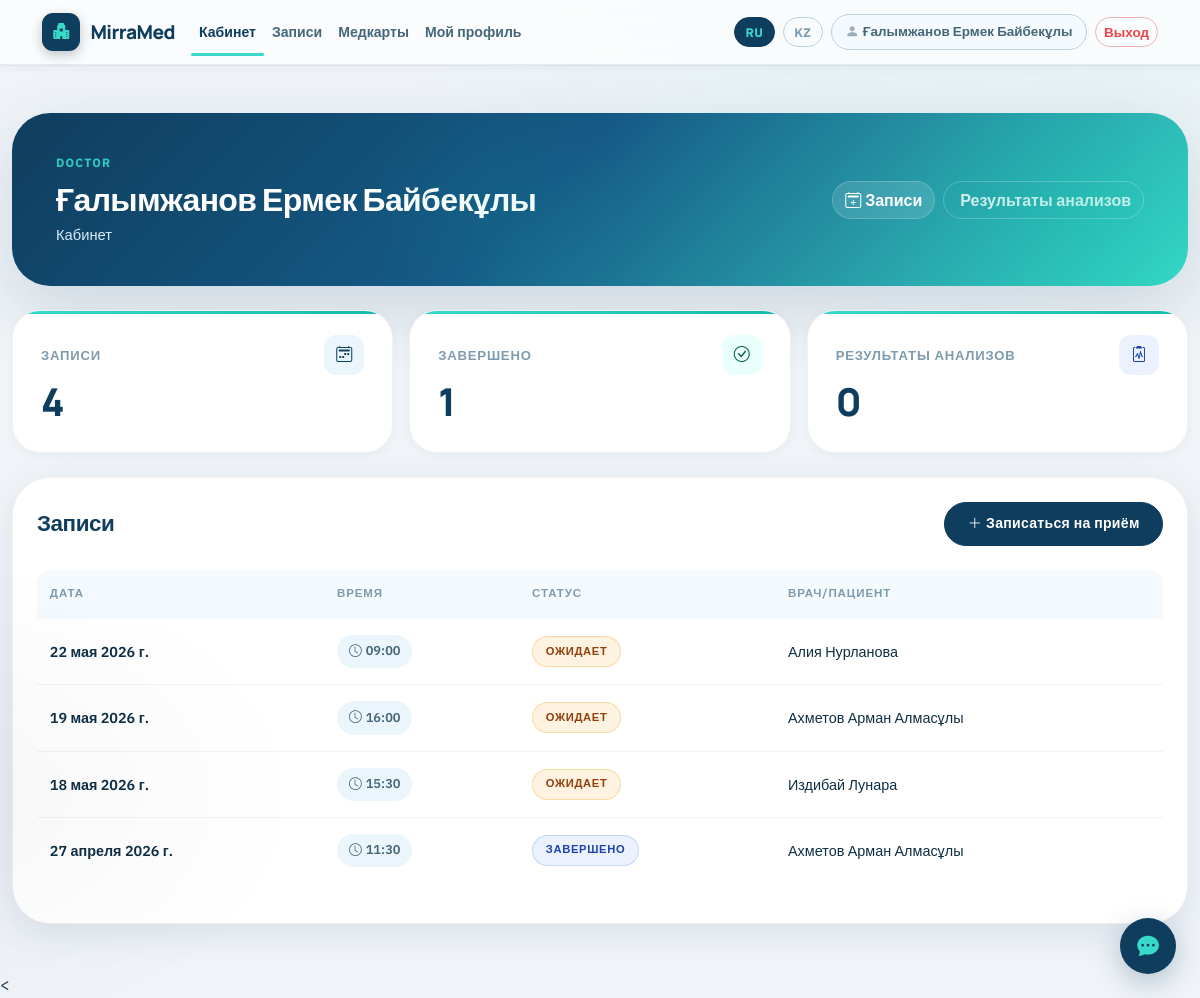
The app's page /dashboard/ (signed in) with its own data.
### core/models.py (models this page shows, shortened)
class User(AbstractUser):
    class Role(models.TextChoices):
        ADMIN = 'admin', 'Admin'
        DOCTOR = 'doctor', 'Doctor'
        PATIENT = 'patient', 'Patient'
    username = models.CharField(max_length=150, unique=True)
    email = models.EmailField(unique=True)
    full_name = models.CharField(max_length=255)
    role = models.CharField(max_length=20, choices=Role.choices, default=Role.PATIENT)
    must_complete_profile = models.BooleanField(default=True)
    USERNAME_FIELD = 'email'
    REQUIRED_FIELDS = []
    objects = UserManager()

class Appointment(models.Model):
    class Status(models.TextChoices):
        PENDING = 'pending', 'Pending'
        APPROVED = 'approved', 'Approved'
        REJECTED = 'rejected', 'Rejected'
        COMPLETED = 'completed', 'Completed'
        CANCELLED = 'cancelled', 'Cancelled'
        NO_SHOW = 'no_show', 'No show'
    patient = models.ForeignKey(Patient, on_delete=models.CASCADE, related_name='appointments')
    doctor = models.ForeignKey(Doctor, on_delete=models.CASCADE, related_name='appointments')
    date = models.DateField()
    slot = models.TimeField()
    status = models.CharField(max_length=20, choices=Status.choices, default=Status.PENDING)
    fee = models.DecimalField(max_digits=10, decimal_places=2, default=0)
    created_at = models.DateTimeField(auto_now_add=True)
    approved_at = models.DateTimeField(null=True, blank=True)
    class Meta:
        ordering = ['-date', 'slot']
        constraints = [
            models.UniqueConstraint(fields=['doctor', 'date', 'slot'], name='unique_doctor_slot')
        ]

class Patient(models.Model):
    GENDER_CHOICES = [('male', 'Male'), ('female', 'Female')]
    user = models.OneToOneField(settings.AUTH_USER_MODEL, on_delete=models.CASCADE, related_name='patient_profile')
    birth_date = models.DateField(null=True, blank=True)
    gender = models.CharField(max_length=10, choices=GENDER_CHOICES, blank=True)
    phone = models.CharField(max_length=30, blank=True, validators=[phone_validator])
    address = models.CharField(max_length=255, blank=True)

### core/views.py (the view, shortened to what this page needs)
# urls.py: path('dashboard/', views.dashboard, name='dashboard'),
@login_required
def dashboard(request):
    if request.user.must_complete_profile and request.user.role != User.Role.ADMIN:
        return redirect('complete_profile')
    if request.user.role == User.Role.ADMIN:
        return redirect('admin_panel')
    appointments = Appointment.objects.none()
    extra = {}
    if request.user.role == User.Role.DOCTOR and hasattr(request.user, 'doctor_profile'):
        doctor = request.user.doctor_profile
        appointments = Appointment.objects.filter(doctor=doctor).select_related('patient__user')[:8]
        extra['lab_results_count'] = LabResult.objects.filter(created_by=request.user).count()
        extra['completed_count'] = Appointment.objects.filter(doctor=doctor, status=Appointment.Status.COMPLETED).count()
    return render(request, 'dashboard.html', {'appointments': appointments, **extra})

### core/context_processors.py (called while the page is built)
def ui_context(request):
    lang = getattr(request, 'site_lang', 'ru')
    return {
        'site_lang': lang,
        'T': TRANSLATIONS.get(lang, TRANSLATIONS['ru']),
    }

### core/templatetags/core_tags.py (called while the page is built)
@register.filter
def status_label(status, lang='ru'):
    return STATUS_LABELS.get(lang, STATUS_LABELS['ru']).get(status, str(status).upper())

@register.filter
def status_class(status):
    return STATUS_CLASSES.get(status, 'status-pending')

### templates/dashboard.html (shortened to what this page needs)
{% extends 'base.html' %}
{% load core_tags %}
{% block content %}
<div class="hero-card mb-4">
  <div class="d-flex flex-column flex-lg-row justify-content-between gap-3 align-items-lg-center">
    <div>
      <div style="font-size:.75rem;font-weight:700;color:var(--aqua);text-transform:uppercase;letter-spacing:.1em;margin-bottom:.5rem;opacity:.9;">
        {{ request.user.role|upper }}
      </div>
      <h1 class="mb-1">{{ request.user.full_name }}</h1>
      <div style="color:var(--platinum);font-size:.92rem;">{{ T.dashboard }}</div>
    </div>
    <div class="d-flex gap-2 flex-wrap">
      <a class="btn btn-light" href="{% url 'appointments' %}">
        <i class="bi bi-calendar2-plus me-1"></i>{{ T.appointments }}
      </a>
      <a class="btn btn-outline-light" href="{% url 'lab_results' %}">
        {{ T.lab_results }}
      </a>
    </div>
  </div>
</div>
<div class="row g-3 mb-4">
  <div class="col-md-4">
    <div class="stat-card">
      <div class="d-flex align-items-center justify-content-between mb-2">
        <div class="stat-label">{{ T.appointments }}</div>
        <div style="width:40px;height:40px;border-radius:12px;background:var(--navy-mist);display:flex;align-items:center;justify-content:center;color:var(--navy);">
          <i class="bi bi-calendar2-week"></i>
        </div>
      </div>
      <div class="stat-number">{{ appointments|length }}</div>
    </div>
  </div>
  <div class="col-md-4">
    <div class="stat-card">
      <div class="d-flex align-items-center justify-content-between mb-2">
        <div class="stat-label">{{ T.completed }}</div>
        <div style="width:40px;height:40px;border-radius:12px;background:var(--aqua-pale);display:flex;align-items:center;justify-content:center;color:#065F46;">
          <i class="bi bi-check-circle"></i>
        </div>
      </div>
      <div class="stat-number">{{ completed_count|default:0 }}</div>
    </div>
  </div>
  <div class="col-md-4">
    <div class="stat-card">
      <div class="d-flex align-items-center justify-content-between mb-2">
        <div class="stat-label">{{ T.lab_results }}</div>
        <div style="width:40px;height:40px;border-radius:12px;background:rgba(59,130,246,.1);display:flex;align-items:center;justify-content:center;color:#1E40AF;">
          <i class="bi bi-clipboard2-pulse"></i>
        </div>
      </div>
      <div class="stat-number">{{ lab_results_count|default:0 }}</div>
    </div>
  </div>
</div>
<div class="app-card p-4">
  <div class="d-flex justify-content-between align-items-center mb-4">
    <h2 class="section-title mb-0">{{ T.appointments }}</h2>
    <a href="{% url 'appointments' %}" class="btn btn-success btn-sm">
      <i class="bi bi-plus-lg me-1"></i>{{ T.book_appointment }}
    </a>
  </div>
  <div class="table-responsive">
    <table class="table align-middle">
      <thead>
        <tr>
          <th>{{ T.date }}</th>
          <th>{{ T.slot }}</th>
          <th>{{ T.status }}</th>
          <th>{{ T.doctor }}/{{ T.patient }}</th>
        </tr>
      </thead>
      <tbody>
        {% for a in appointments %}
          <tr>
            <td><span style="font-weight:600;">{{ a.date }}</span></td>
            <td><span class="badge-soft"><i class="bi bi-clock me-1"></i>{{ a.slot|time:'H:i' }}</span></td>
            <td><span class="status-pill {{ a.status|status_class }}">{{ a.status|status_label:site_lang }}</span></td>
            <td style="font-weight:500;">
              {% if request.user.role == 'patient' %}{{ a.doctor.user.full_name }}
              {% else %}{{ a.patient.user.full_name }}{% endif %}
            </td>
          </tr>
        {% endfor %}
      </tbody>
    </table>
  </div>
</div>
{% endblock %}

### templates/base.html (shortened to what this page needs)
{% load core_tags %}
<!doctype html>
<html lang="{{ site_lang }}">
<head>
  <link href="https://cdn.jsdelivr.net/npm/bootstrap@5.3.3/dist/css/bootstrap.min.css" rel="stylesheet">
  <link href="https://cdn.jsdelivr.net/npm/bootstrap-icons@1.11.3/font/bootstrap-icons.css" rel="stylesheet">
  <link href="/static/css/styles.css?v=999" rel="stylesheet">
</head>
<body>
<nav class="app-navbar navbar navbar-expand-lg">
  <div class="container">
    <a class="navbar-brand" href="/">
      <span class="brand-mark"><i class="bi bi-hospital-fill"></i></span>
      <span>{{ T.site_name }}</span>
    </a>
    <div class="collapse navbar-collapse" id="mainNav">
      <ul class="navbar-nav me-auto mb-3 mb-lg-0 nav-pill-list">
        {% if request.user.is_authenticated %}
        <li class="nav-item">
          <a class="nav-link {% if request.path == '/dashboard/' %}active-nav{% endif %}"
            href="{% url 'dashboard' %}">
            {{ T.dashboard }}
          </a>
        </li>
        <li class="nav-item">
          <a class="nav-link {% if request.path == '/appointments/' %}active-nav{% endif %}"
            href="{% url 'appointments' %}">
            {{ T.appointments }}
          </a>
        </li>
        <li class="nav-item">
          <a class="nav-link {% if request.path == '/medical-records/' %}active-nav{% endif %}"
            href="{% url 'medical_records' %}">
            {{ T.medical_records }}
          </a>
        </li>
        {% if request.user.role != 'admin' %}
        <li class="nav-item">
          <a class="nav-link {% if request.path == '/my-profile/' %}active-nav{% endif %}"
            href="{% url 'my_profile' %}">
            {{ T.my_profile }}
          </a>
        </li>
        {% endif %}
        {% endif %}
        </ul>
      <div class="d-flex align-items-center gap-2 flex-wrap">
        <a class="btn btn-language {% if site_lang == 'ru' %}active{% endif %}" href="{% url 'switch_language' 'ru' %}?next={{ request.path }}">RU</a>
        <a class="btn btn-language {% if site_lang == 'kz' %}active{% endif %}" href="{% url 'switch_language' 'kz' %}?next={{ request.path }}">KZ</a>
        {% if request.user.is_authenticated %}
          <span class="user-chip"><i class="bi bi-person-fill me-1 opacity-50"></i>{{ request.user.full_name|default:request.user.email }}</span>
          <form method="post" action="{% url 'logout' %}" class="d-inline m-0">
            <button class="btn btn-outline-danger btn-sm">{{ T.logout }}</button>
          </form>
        {% else %}
          <a class="btn btn-success btn-sm" href="{% url 'login' %}">{{ T.login }}</a>
        {% endif %}
      </div>
    </div>
  </div>
</nav>
<main class="container app-shell py-4 py-lg-5">
  {% block content %}{% endblock %}
</main>
<
<button id="chat-toggle" title="Чат">
  <i class="bi bi-chat-dots-fill"></i>
</button>
</body>
</html>

### records on screen
User: user.full_name "Ғалымжанов Ермек Байбекұлы", user.role "DOCTOR"
Appointment: date "22 мая 2026 г.", slot "09:00", status|status_label "ОЖИДАЕТ", patient.user.full_name "Алия Нурланова"
Appointment: date "19 мая 2026 г.", slot "16:00", status|status_label "ОЖИДАЕТ", patient.user.full_name "Ахметов Арман Алмасұлы"
Appointment: date "18 мая 2026 г.", slot "15:30", status|status_label "ОЖИДАЕТ", patient.user.full_name "Издибай Лунара"
Appointment: date "27 апреля 2026 г.", slot "11:30", status|status_label "ЗАВЕРШЕНО", patient.user.full_name "Ахметов Арман Алмасұлы"

### other values on screen
{{ T.site_name }} "MirraMed"
{{ T.dashboard }} "Кабинет"
{{ T.appointments }} "Записи"
{{ T.medical_records }} "Медкарты"
{{ T.my_profile }} "Мой профиль"
{{ T.logout }} "Выход"
{{ T.lab_results }} "Результаты анализов"
{{ T.appointments }} "ЗАПИСИ"
{{ appointments|length }} "4"
{{ T.completed }} "ЗАВЕРШЕНО"
{{ completed_count|default:0 }} "1"
{{ T.lab_results }} "РЕЗУЛЬТАТЫ АНАЛИЗОВ"
{{ lab_results_count|default:0 }} "0"
{{ T.book_appointment }} "Записаться на приём"
{{ T.date }} "ДАТА"
